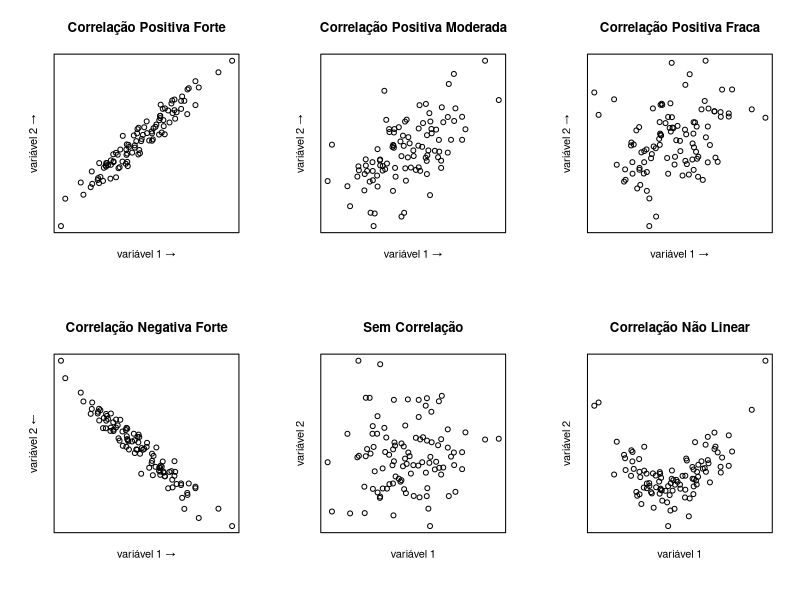
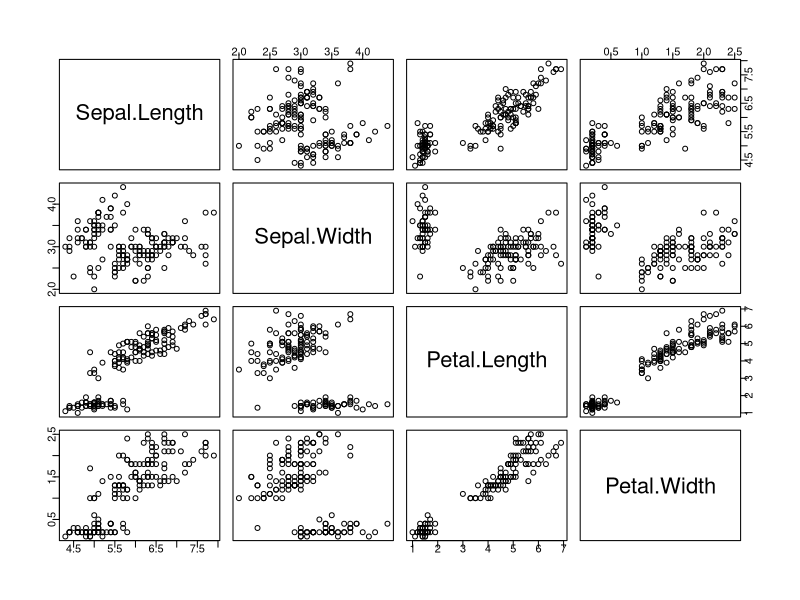
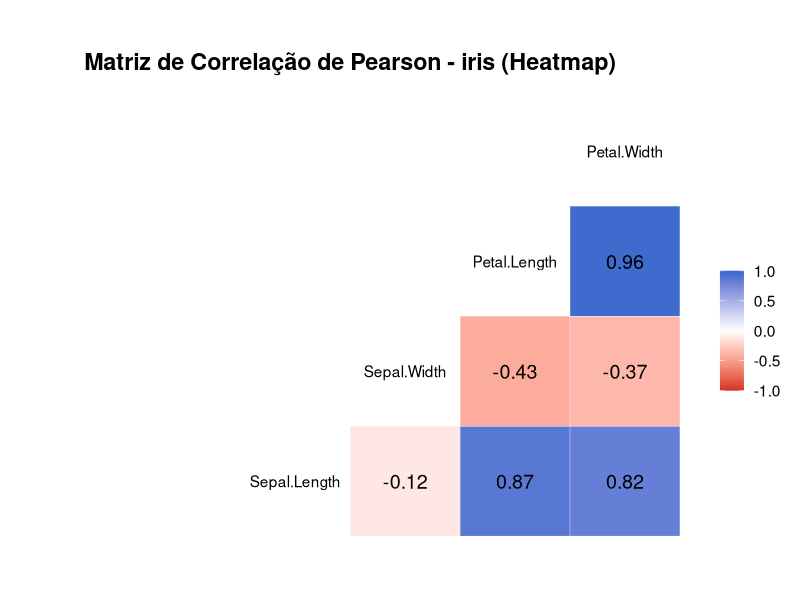
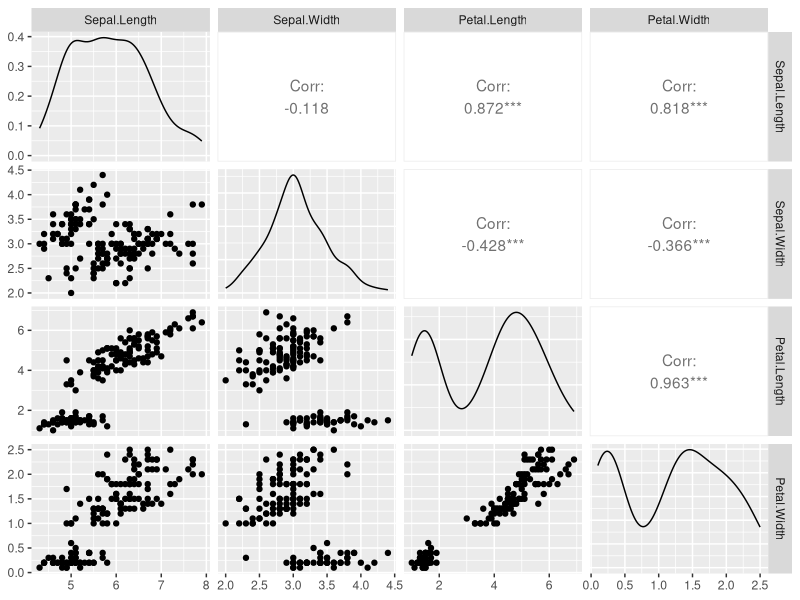
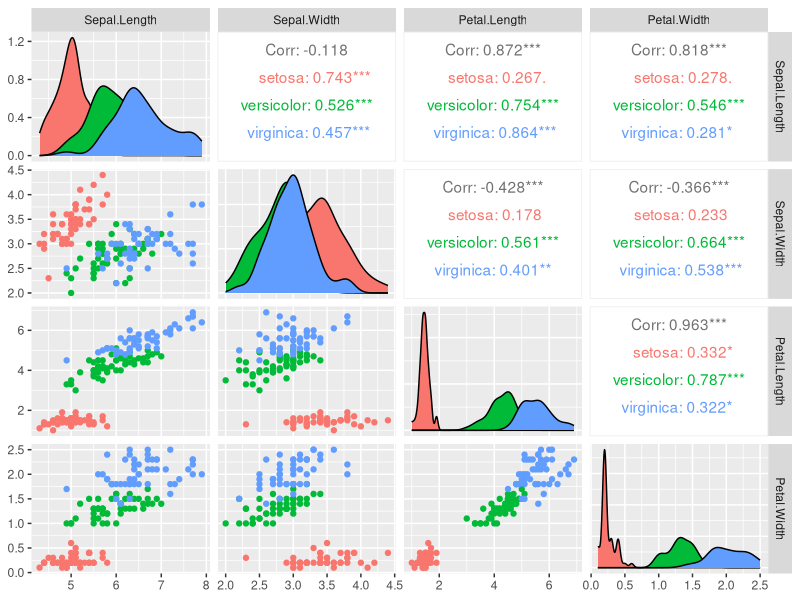

These figures' R source, in order:
## ---- chunk 1
set.seed(2025)
df_cor <- data.frame(
  x = rnorm(100)
)
df_cor$y_pos_forte <- df_cor$x + rnorm(100, 0, 0.3)
df_cor$y_neg_forte <- -df_cor$x + rnorm(100, 0, 0.3)
df_cor$y_moderada <- 0.5*df_cor$x + rnorm(100, 0, 0.7)
df_cor$y_fraca <- df_cor$x + rnorm(100, 0, 3)
df_cor$y_sem <- rnorm(100,0,10)
df_cor$y_nlinear <- (df_cor$x)^2 + rnorm(100)

par(mfrow = c(2, 3), mgp = c(1.1, 0.1, 0)) # mgp aproxima xlab/ylab do gráfico

plot(df_cor$x, df_cor$y_pos_forte, 
     main = "Correlação Positiva Forte", 
     xlab = expression("variável 1" ~ "\u2192"), # seta para a direita
     ylab = expression("variável 2" ~ "\u2192"), # seta para a direita
     xaxt = "n", yaxt = "n")

plot(df_cor$x, df_cor$y_moderada, 
     main = "Correlação Positiva Moderada", 
     xlab = expression("variável 1" ~ "\u2192"), # seta para a direita
     ylab = expression("variável 2" ~ "\u2192"), # seta para a direita
     xaxt = "n", yaxt = "n")

plot(df_cor$x, df_cor$y_fraca, 
     main = "Correlação Positiva Fraca", 
     xlab = expression("variável 1" ~ "\u2192"), # seta para a direita
     ylab = expression("variável 2" ~ "\u2192"), # seta para a direita 
     xaxt = "n", yaxt = "n")

plot(df_cor$x, df_cor$y_neg_forte, 
     main = "Correlação Negativa Forte", 
     xlab = expression("variável 1" ~ "\u2192"), # seta para a direita
     ylab = expression("variável 2" ~ "\u2190"), # seta para a esquerda
     xaxt = "n", yaxt = "n")

plot(df_cor$x, df_cor$y_sem, 
     main = "Sem Correlação", 
     xlab = expression("variável 1"), # seta para a direita
     ylab = expression("variável 2"), # seta para a direita
     xaxt = "n", yaxt = "n")

plot(df_cor$x, df_cor$y_nlinear, 
     main = "Correlação Não Linear", 
     xlab = expression("variável 1"), # seta para a direita
     ylab = expression("variável 2"), # seta para a direita 
     xaxt = "n", yaxt = "n")
## ---- chunk 2
# Vetor de presenças (número de aulas frequentadas)
presencas <- c(20, 18, 17, 19, 15, 16, 20, 18, 17, 19, 14, 15, 12, 16, 20, 13, 17, 18)

# Vetor de notas finais em Estatística
notas <- c(9.8, 9.0, 8.5, 9.5, 7.0, 7.5, 10.0, 8.7, 8.0, 9.2, 6.5, 7.2, 5.0, 7.8, 9.7, 6.0, 8.2, 8.8)
## ---- chunk 3
# Para calcular o r de Pearson
cor(presencas, notas, method = "pearson")
# Para calcular o rho de Spearman
cor(presencas, notas, method = "spearman")
# Para calular o tau de Kendall
cor(presencas, notas, method = "kendall")

# Dica: dá para abreviar o nome de cada método
# Para calcular o r de Pearson
cor(presencas, notas, method = "p")
# Para calcular o rho de Spearman
cor(presencas, notas, method = "s")
#para calular o tau de Kendall
cor(presencas, notas, method = "k")

## ---- chunk 4
cor.test(presencas, notas, method = "pearson")
## ---- chunk 5
cor.test(presencas, notas, method = "spearman")
## ---- chunk 6
cor.test(presencas, notas, method = "kendall")
## ---- chunk 7
library(pwr)
pwr.r.test(r = 0.4, power = 0.8, sig.level = 0.05, alternative = "two.sided")
## ---- chunk 8
pwr.r.test(n = 30, r = 0.4, sig.level = 0.05, alternative = "two.sided")
## ---- chunk 9
# Instalar pacotes, se necessário:
# install.packages(c("tidyverse", "GGally"))
library(tidyverse)
library(GGally)
## ---- chunk 10
pairs(iris[, 1:4])
## ---- chunk 11
# use o método adequado method = "pearson";  method = "spearman" ou method = "kendall"
cor(iris[, 1:4], method = "pearson")
## ---- chunk 12
# Instale os pacotes se necessário:
# install.packages("GGally")
# install.packages("ggplot2")

# Matriz de correlação tipo heatmap com valores destacados
ggcorr(
  data = iris[, 1:4],
  method = c("everything", "pearson"), # calcula todas as correlações de Pearson
  label = TRUE,             # mostra os coeficientes nas células
  label_round = 2,          # arredonda os valores para 2 casas decimais
  label_size = 5,           # tamanho do texto dos coeficientes
  hjust = 0.5,              # centraliza os rótulos nas células
  layout.exp = 2,           # expande o tamanho das células
  low = "#D73027",          # cor para correlação negativa forte
  mid = "white",            # cor para correlação nula
  high = "#3366CC"          # cor para correlação positiva forte
) +
  ggtitle("Matriz de Correlação de Pearson - iris (Heatmap)") +
  theme_minimal(base_size = 14) + # visual minimalista e tamanho de fonte maior
  theme(
    plot.title = element_text(hjust = 0.5, face = "bold"), # centraliza e destaca o título
    axis.text.x = element_text(angle = 45, vjust = 1, hjust = 1) # gira rótulos do eixo x para melhor leitura
  )
## ---- chunk 13
GGally::ggpairs(iris, columns = 1:4)
## ---- chunk 14
GGally::ggpairs(iris, columns = 1:4, aes(color = Species))
